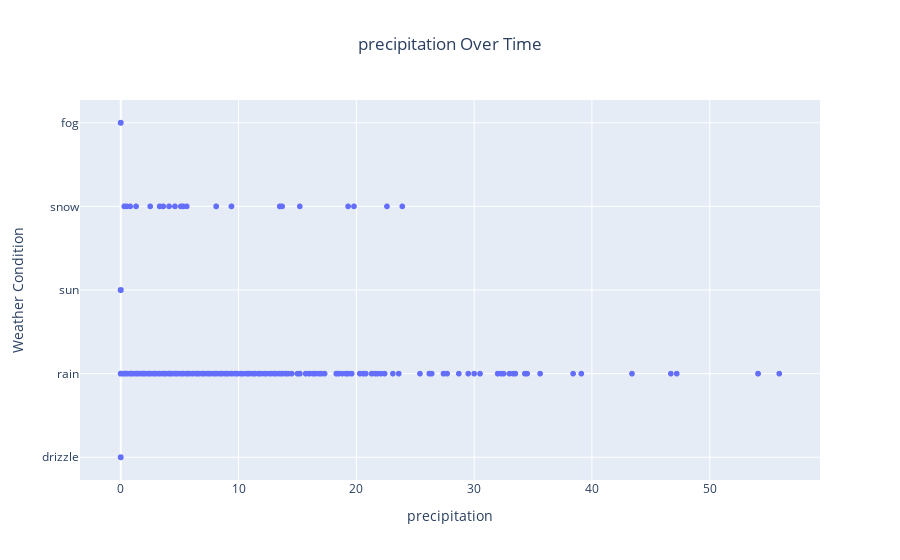
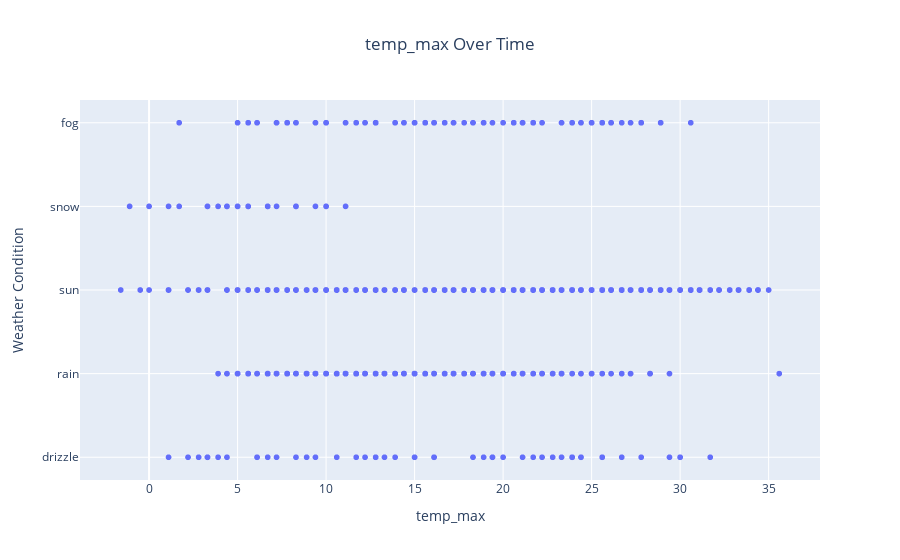

The notebook cell saved with these charts, in order:
### Code cell
for col in data.columns:
    if data[col].dtype != 'object':
        graph = px.scatter(data, x=col, y='weather', title=f'{col} Over Time')
        graph.update_layout(
            xaxis_title=col,
            yaxis_title='Weather Condition',
            title_x=0.5
        )
        pio.show(graph)

### Figure 1 — Plotly figure (JSON) as saved in the notebook; plotly's stock layout.template omitted (floating-point values rounded to 4 significant figures; data arrays with more than 128 entries replaced by an {"elided": "..."} marker saying what was removed)
{"data": [{"hovertemplate": "precipitation=%{x}<br>weather=%{y}<extra></extra>", "legendgroup": "", "marker": {"color": "#636efa", "symbol": "circle"}, "mode": "markers", "name": "", "showlegend": false, "type": "scattergl", "x": {"elided": "1461 float values"}, "xaxis": "x", "y": {"elided": "1461 str values"}, "yaxis": "y"}], "layout": {"legend": {"tracegroupgap": 0}, "title": {"text": "precipitation Over Time", "x": 0.5}, "xaxis": {"anchor": "y", "domain": [0, 1], "title": {"text": "precipitation"}}, "yaxis": {"anchor": "x", "domain": [0, 1], "title": {"text": "Weather Condition"}}}}

### Figure 2 — Plotly figure (JSON) as saved in the notebook; plotly's stock layout.template omitted (floating-point values rounded to 4 significant figures; data arrays with more than 128 entries replaced by an {"elided": "..."} marker saying what was removed)
{"data": [{"hovertemplate": "temp_max=%{x}<br>weather=%{y}<extra></extra>", "legendgroup": "", "marker": {"color": "#636efa", "symbol": "circle"}, "mode": "markers", "name": "", "showlegend": false, "type": "scattergl", "x": {"elided": "1461 float values"}, "xaxis": "x", "y": {"elided": "1461 str values"}, "yaxis": "y"}], "layout": {"legend": {"tracegroupgap": 0}, "title": {"text": "temp_max Over Time", "x": 0.5}, "xaxis": {"anchor": "y", "domain": [0, 1], "title": {"text": "temp_max"}}, "yaxis": {"anchor": "x", "domain": [0, 1], "title": {"text": "Weather Condition"}}}}
